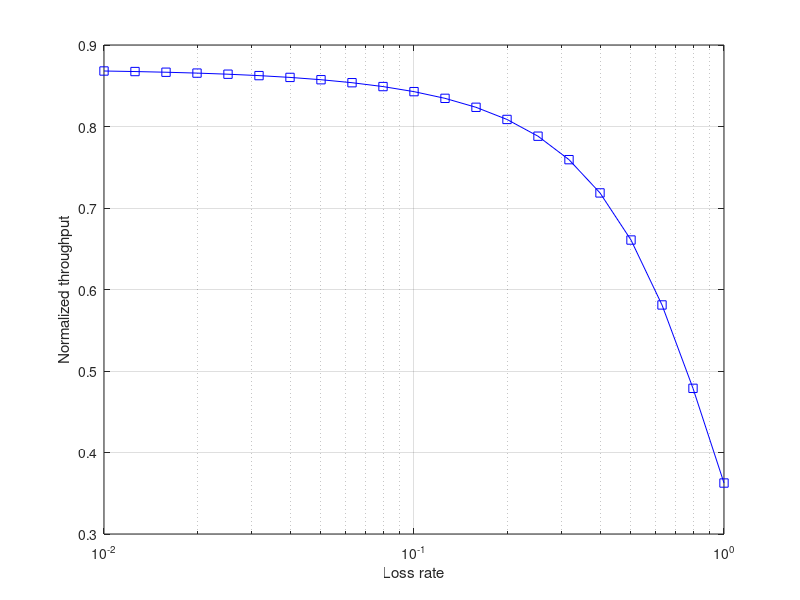

MATLAB code for this plot:

C=100*10^6;
RTT=100*10^(-3);
alpha=10^6/(8*1000);
beta=0.5;
N=100; %The total number of state of TCP CUBIC 
Da=1000;% bytes in one segment
W=C*RTT/(8*Da);
mu=-2:0.1:0;
tput=zeros(length(mu),1);
lamda =zeros(length(mu),1);



%=======================================
for l=1:1:length(mu)
    lamda(l,1)=10^mu(l);
end
for k=1:1:length(mu)
   T=zeros(N,N);
   S=zeros(N,N);
   A=zeros(N,N);
   B=zeros(N,1);
   F=zeros(N,1);
   F(N,1)=1;
%Stationary Distribution
   for i=1:N
        for j=1:N
            a=(i-0.5)*(W/N);
            L=(((1-beta)*a)/(alpha))^(1/3);    
            t=max(0,nthroot(((j-0.5)*(W/N)-a)/(alpha),3) + nthroot(((1-beta)*a)/(alpha),3));
            T(i,j)=t;
            s=a*t + (alpha/4)*((t-L)^4-L^4);
            S(i,j)=s;
              if j<beta*(i-0.5)
                 p=0;
              else
                 p=exp(-lamda(k,1)*(max(0,nthroot(((j-1)*(W/N)-a)/(alpha),3)+ nthroot(((1-beta)*a)/(alpha),3))))- exp(-lamda(k,1)*(nthroot((j*(W/N)-a)/(alpha),3) + nthroot(((1-beta)*a)/(alpha),3)));           
              end  
           A(i,j)=p;
         end
   end
   for g=1:N
    A(g,N)=1-sum(A(g,[1:N-1]));
   end
   A_p1=A;
   for z=1:N
    A(z,z)=A(z,z)-1;
   end
   H=A';
   for m=1:N
    H(N,m)=1;
   end
   B=inv(H)*F;
  %Throughput
   AW1=0;
   AT1=0;
   for i=1:N
       for j=1:N
        AW1=AW1+B(i,1)*A_p1(i,j)*S(i,j);
        AT1=AT1+B(i,1)*A_p1(i,j)*T(i,j);
       end
   end
 tput(k,1)=(1/W)*(AW1/AT1);
 
end
semilogx(lamda,tput,'bs-');
hold on;
xlabel('Loss rate');
ylabel('Normalized throughput');
grid on;

    

